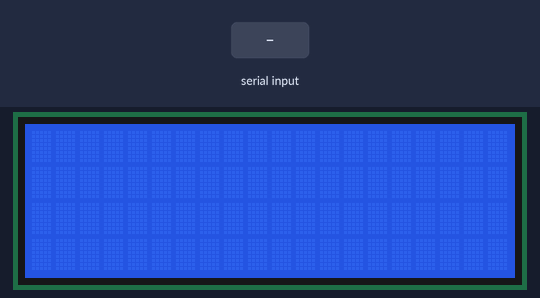
Bench run of a sketch on a simulated Arduino Uno, built with avr-gcc and run on an emulated ATmega328P. On the bench: 20×4 character LCD. The test bench sets the inputs (shaded band). What the sketch prints to the serial monitor is not drawn.

Above: at 1.2 s.
1.3 s: "1" received over the second serial link
2.8 s: "0" received over the second serial link
At 3.6 s:
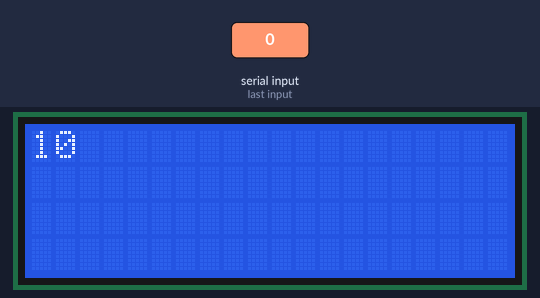
4.3 s: "|" received over the second serial link
Timing chart, 0 to 7.3 s (numbered marks = the images above; inputs shaded):
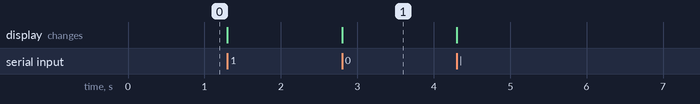

The sketch:

hc-05_bluetooth_module.ino
```cpp
/*
   FROM

      STUPIDCREATIVITY
     CODE BY DIVIJ VIGNESH
*/


#include <Wire.h>
#include <LiquidCrystal_I2C.h> //LCD display library
#define BACKLIGHT_PIN     13
LiquidCrystal_I2C lcd(0x3F, 2, 1, 0, 4, 5, 6, 7, 3, POSITIVE); //Address of LCD display
#include<SoftwareSerial.h>
#define TxD 3
#define RxD 2
#define LED_PIN 13
SoftwareSerial bluetoothSerial(TxD,RxD);
char c;
void setup()
{
  bluetoothSerial.begin(9600);
  lcd.begin(20,4);
  Serial.begin(9600);
}

void loop()
{

 if(bluetoothSerial.available()>0)
 {
  c=bluetoothSerial.read();

  lcd.print(c);
  if(c=='|') //Clears the screen if '|' is entered
 {
 lcd.clear();
 }
   Serial.print(c);
 }
}
```

Measured:
- after the input at 2.8 s, the display: changes at once (image 1)
